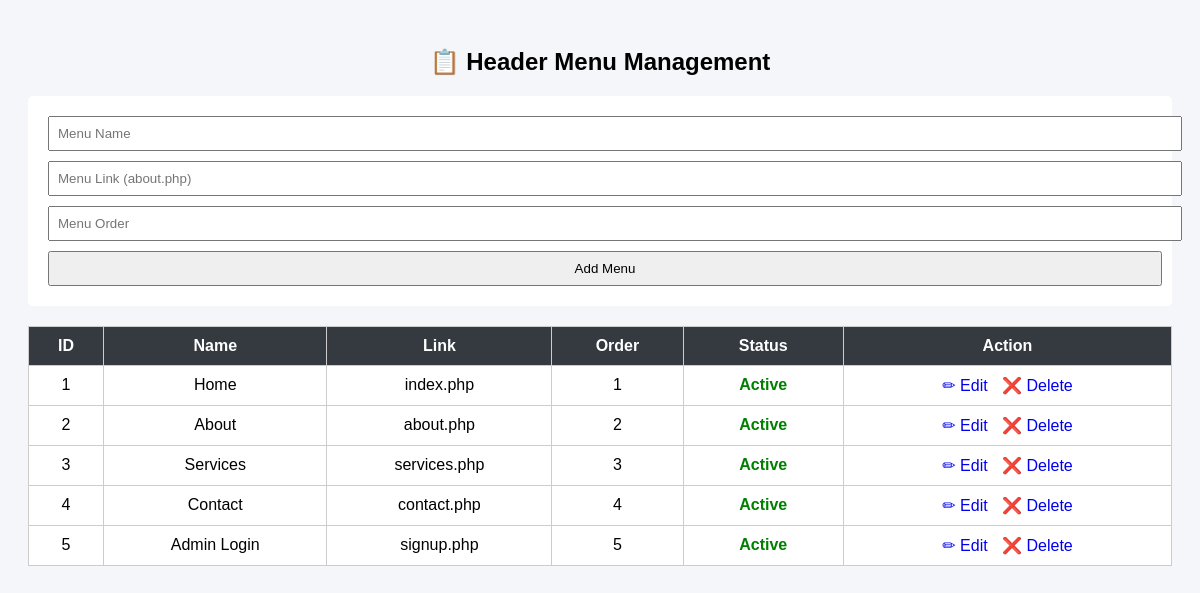
/manage_header.php, run on the app's committed database.
### tables this page shows
CREATE TABLE `header_menu` (
  `id` int(11) NOT NULL,
  `menu_name` varchar(100) NOT NULL,
  `menu_link` varchar(150) NOT NULL,
  `menu_order` int(11) DEFAULT 0,
  `status` tinyint(1) DEFAULT 1
);

### manage_header.php (the view, shortened to what this page needs)
<?php
include 'conn.php';
$editData = null;
?>
<!DOCTYPE html>
<html>
<head>
</head>
<body>
<h2>📋 Header Menu Management</h2>
<form method="post">
    <input type="text" name="menu_name" placeholder="Menu Name"
           value="<?= $editData['menu_name'] ?? '' ?>" required>
    <input type="text" name="menu_link" placeholder="Menu Link (about.php)"
           value="<?= $editData['menu_link'] ?? '' ?>" required>
    <input type="number" name="menu_order" placeholder="Menu Order"
           value="<?= $editData['menu_order'] ?? '' ?>" required>
    <button name="save">
        <?= $editData ? 'Update Menu' : 'Add Menu' ?>
    </button>
</form>
<table>
<tr>
    <th>ID</th>
    <th>Name</th>
    <th>Link</th>
    <th>Order</th>
    <th>Status</th>
    <th>Action</th>
</tr>
<?php
$res = mysqli_query($conn, "SELECT * FROM header_menu ORDER BY menu_order ASC");
while ($row = mysqli_fetch_assoc($res)) {
?>
<tr>
    <td><?= $row['id'] ?></td>
    <td><?= htmlspecialchars($row['menu_name']) ?></td>
    <td><?= $row['menu_link'] ?></td>
    <td><?= $row['menu_order'] ?></td>
    <td>
        <?php if ($row['status'] == 1) { ?>
            <a class="active"
               href="?id=<?= $row['id'] ?>&status=0">Active</a>
        <?php } else { ?>
            <a class="inactive"
               href="?id=<?= $row['id'] ?>&status=1">Inactive</a>
        <?php } ?>
    </td>
    <td>
        <a href="?edit=<?= $row['id'] ?>">✏ Edit</a>
        <a href="?delete=<?= $row['id'] ?>"
           onclick="return confirm('Delete this menu?')">❌ Delete</a>
    </td>
</tr>
<?php } ?>
</table>
</body>
</html>

### manage_header.php (style rules this page uses)
body { font-family:Arial;background:#f4f6f9;padding:20px }
h2 { text-align:center }
form { background:#fff;padding:15px;border-radius:5px;margin-bottom:20px }
input,button { padding:8px;margin:5px;width:100% }
table { width:100%;background:#fff;border-collapse:collapse }
th,td { border:1px solid #ccc;padding:10px;text-align:center }
th { background:#343a40;color:#fff }
a { margin:0 5px;text-decoration:none }
.active { color:green;font-weight:bold }

### data on the page
header_menu: id "1", menu_name "Home", menu_link "index.php", menu_order "1"
header_menu: id "2", menu_name "About", menu_link "about.php", menu_order "2"
header_menu: id "3", menu_name "Services", menu_link "services.php", menu_order "3"
header_menu: id "4", menu_name "Contact", menu_link "contact.php", menu_order "4"
header_menu: id "5", menu_name "Admin Login", menu_link "signup.php", menu_order "5"
